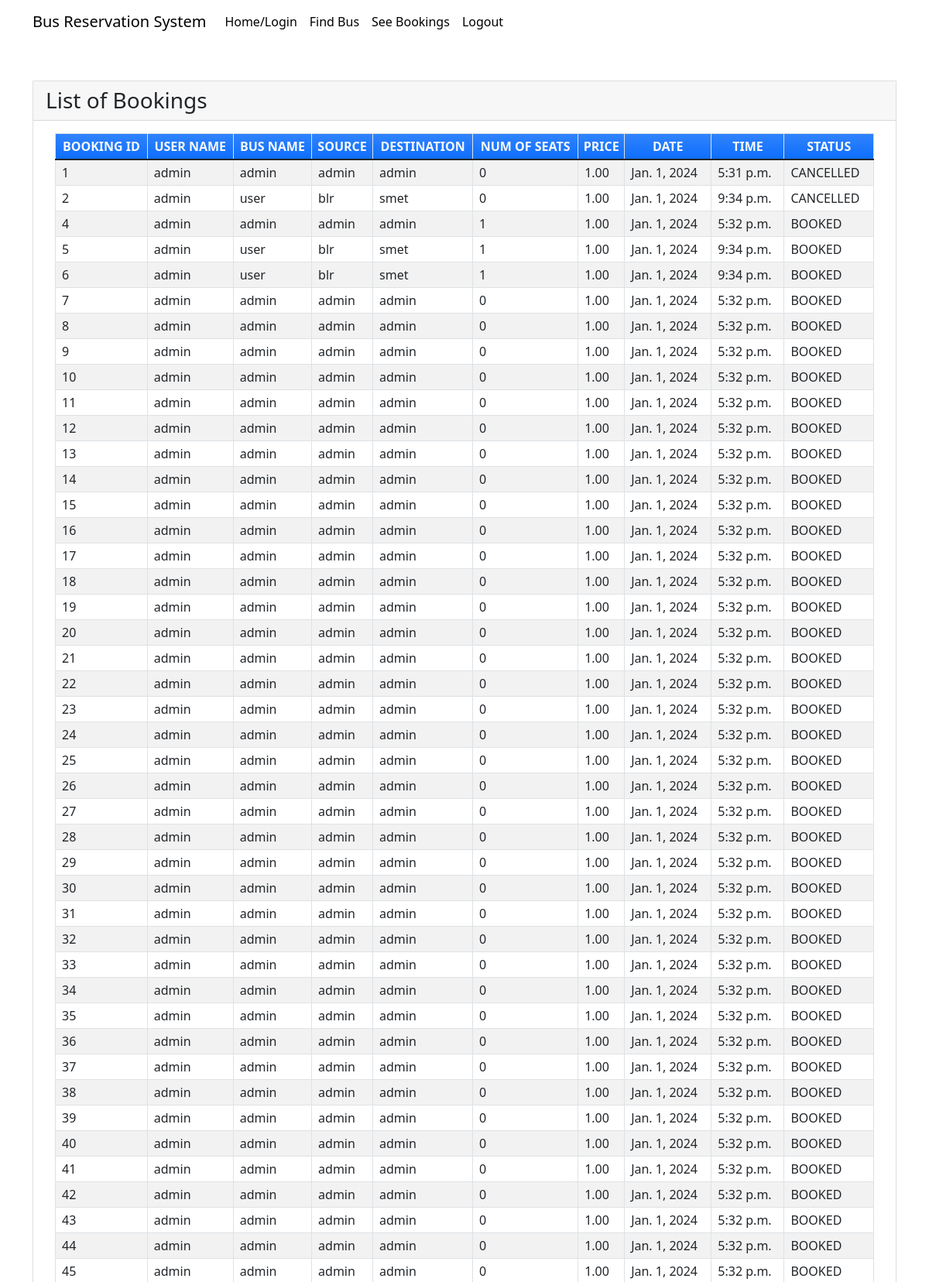
/seebookings (signed in, upper part), run on the app's committed database.
### myapp/models.py (models this page shows, shortened)
class Book(models.Model):
    BOOKED = 'B'
    CANCELLED = 'C'
    TICKET_STATUSES = ((BOOKED, 'Booked'),
                       (CANCELLED, 'Cancelled'),)
    email = models.EmailField()
    name = models.CharField(max_length=30)
    userid =models.DecimalField(decimal_places=0, max_digits=2)
    busid=models.DecimalField(decimal_places=0, max_digits=2)
    bus_name = models.CharField(max_length=30)
    source = models.CharField(max_length=30)
    dest = models.CharField(max_length=30)
    nos = models.DecimalField(decimal_places=0, max_digits=2)
    price = models.DecimalField(decimal_places=2, max_digits=6)
    date = models.DateField()
    time = models.TimeField()
    status = models.CharField(choices=TICKET_STATUSES, default=BOOKED, max_length=2)
    class Meta:
        verbose_name_plural = "List of Books"

### myapp/views.py (the view)
# urls.py: path('seebookings', views.seebookings, name="seebookings"),
@login_required(login_url='signin')
def seebookings(request,new={}):
    context = {}
    id_r = request.user.id
    book_list = Book.objects.filter(userid=id_r)
    if book_list:
        return render(request, 'myapp/booklist.html', locals())
    else:
        context["error"] = "Sorry no buses booked"
        return render(request, 'myapp/findbus.html', context)

### myapp/templates/myapp/booklist.html (shortened to what this page needs)
{% extends 'myapp/base.html' %} {% block content %}
<div class="container my-5">
    <div class="card rounded-0">
        <div class="card-header">
            <div class="card-title h3 mb-0">List of Bookings</div>
        </div>
        <div class="card-body">
            <div class="container-fluid">
                <table class="table table-bordered table-striped">
                    <thead>
                        <tr class="bg-gradient bg-primary text-light">
                            <th class="p-1 text-center">BOOKING ID</th>
                            <th class="p-1 text-center">USER NAME</th>
                            <th class="p-1 text-center">BUS NAME</th>
                            <th class="p-1 text-center">SOURCE</th>
                            <th class="p-1 text-center">DESTINATION</th>
                            <th class="p-1 text-center">NUM OF SEATS</th>
                            <th class="p-1 text-center">PRICE</th>
                            <th class="p-1 text-center">DATE</th>
                            <th class="p-1 text-center">TIME</th>
                            <th class="p-1 text-center">STATUS</th>
                        </tr>
                    </thead>
                    {% for row in book_list %}
                    <tr>
                        <td class="px-2 py-1 align-middle">{{row.id}}</td>
                        <td class="px-2 py-1 align-middle">{{row.name}}</td>
                        <td class="px-2 py-1 align-middle">{{row.bus_name}}</td>
                        <td class="px-2 py-1 align-middle">{{row.source}}</td>
                        <td class="px-2 py-1 align-middle">{{row.dest}}</td>
                        <td class="px-2 py-1 align-middle">{{row.nos}}</td>
                        <td class="px-2 py-1 align-middle">{{row.price}}</td>
                        <td class="px-2 py-1 align-middle">{{row.date}}</td>
                        <td class="px-2 py-1 align-middle">{{row.time}}</td>
                        <td class="px-2 py-1 align-middle">{{row.status}}</td>
                    </tr>
                    {% endfor %}
                </table>
            </div>
        </div>
    </div>
</div>
{% endblock %}

### myapp/templates/myapp/base.html (shortened to what this page needs)
<!doctype html>
<html lang="en">
<head>
    <link rel="stylesheet" href="https://cdn.jsdelivr.net/npm/bootstrap@5.1.3/dist/css/bootstrap.min.css">
</head>
<body>
<nav class="navbar navbar-expand-lg navbar-light bg-transparent bg-dark">
    <div class="container">
            <a class="navbar-brand" href="#" style="color: black;">Bus Reservation System</a>
        <div class="collapse navbar-collapse" id="navbarNavAltMarkup">
            <div class="navbar-nav" >
                <a class="nav-item nav-link active" href="{% url 'home' %}" style="color: black;">Home/Login</a>
                <a class="nav-item nav-link" href="{% url 'findbus' %}" style="color: black;">Find Bus</a>
                <a class="nav-item nav-link" href="{% url 'seebookings' %}" style="color: black;">See Bookings</a>
                {% if request.user.is_active %}
                <a class="nav-item nav-link " href="{% url 'signout' %}" style="color: black;">Logout</a>
                {% else %}
                <a class="nav-item nav-link " href="{% url 'signup' %}" style="color: black;">Registration</a>
                {% endif %}
            </div>
        </div>
    </div>
</nav>
{% block content %}
{% endblock %}
</body>
</html>

### myapp/templates/myapp/base.html (style rules this page uses)
body { background-image: url(https://assets.volvo.com/is/image/VolvoInformationTechnologyAB/blue-bus?qlt=82&wid=1024&ts=1660212095501&dpr=off&fit=constrain); background-repeat: no-repeat; background-size: cover; }

### data on the page
Book: id "1", name "admin", bus_name "admin", source "admin", dest "admin", nos "0", price "1.00", date "Jan. 1, 2024", time "5:31 p.m.", status "CANCELLED"
Book: id "2", name "admin", bus_name "user", source "blr", dest "smet", nos "0", price "1.00", date "Jan. 1, 2024", time "9:34 p.m.", status "CANCELLED"
Book: id "4", name "admin", bus_name "admin", source "admin", dest "admin", nos "1", price "1.00", date "Jan. 1, 2024", time "5:32 p.m.", status "BOOKED"
Book: id "5", name "admin", bus_name "user", source "blr", dest "smet", nos "1", price "1.00", date "Jan. 1, 2024", time "9:34 p.m.", status "BOOKED"
Book: id "6", name "admin", bus_name "user", source "blr", dest "smet", nos "1", price "1.00", date "Jan. 1, 2024", time "9:34 p.m.", status "BOOKED"
Book: id "7", name "admin", bus_name "admin", source "admin", dest "admin", nos "0", price "1.00", date "Jan. 1, 2024", time "5:32 p.m.", status "BOOKED"
Book: id "8", name "admin", bus_name "admin", source "admin", dest "admin", nos "0", price "1.00", date "Jan. 1, 2024", time "5:32 p.m.", status "BOOKED"
Book: id "9", name "admin", bus_name "admin", source "admin", dest "admin", nos "0", price "1.00", date "Jan. 1, 2024", time "5:32 p.m.", status "BOOKED"
Book: id "10", name "admin", bus_name "admin", source "admin", dest "admin", nos "0", price "1.00", date "Jan. 1, 2024", time "5:32 p.m.", status "BOOKED"
Book: id "11", name "admin", bus_name "admin", source "admin", dest "admin", nos "0", price "1.00", date "Jan. 1, 2024", time "5:32 p.m.", status "BOOKED"
Book: id "12", name "admin", bus_name "admin", source "admin", dest "admin", nos "0", price "1.00", date "Jan. 1, 2024", time "5:32 p.m.", status "BOOKED"
Book: id "13", name "admin", bus_name "admin", source "admin", dest "admin", nos "0", price "1.00", date "Jan. 1, 2024", time "5:32 p.m.", status "BOOKED"
Book: id "14", name "admin", bus_name "admin", source "admin", dest "admin", nos "0", price "1.00", date "Jan. 1, 2024", time "5:32 p.m.", status "BOOKED"
Book: id "15", name "admin", bus_name "admin", source "admin", dest "admin", nos "0", price "1.00", date "Jan. 1, 2024", time "5:32 p.m.", status "BOOKED"
Book: id "16", name "admin", bus_name "admin", source "admin", dest "admin", nos "0", price "1.00", date "Jan. 1, 2024", time "5:32 p.m.", status "BOOKED"
Book: id "17", name "admin", bus_name "admin", source "admin", dest "admin", nos "0", price "1.00", date "Jan. 1, 2024", time "5:32 p.m.", status "BOOKED"
Book: id "18", name "admin", bus_name "admin", source "admin", dest "admin", nos "0", price "1.00", date "Jan. 1, 2024", time "5:32 p.m.", status "BOOKED"
Book: id "19", name "admin", bus_name "admin", source "admin", dest "admin", nos "0", price "1.00", date "Jan. 1, 2024", time "5:32 p.m.", status "BOOKED"
Book: id "20", name "admin", bus_name "admin", source "admin", dest "admin", nos "0", price "1.00", date "Jan. 1, 2024", time "5:32 p.m.", status "BOOKED"
Book: id "21", name "admin", bus_name "admin", source "admin", dest "admin", nos "0", price "1.00", date "Jan. 1, 2024", time "5:32 p.m.", status "BOOKED"
Book: id "22", name "admin", bus_name "admin", source "admin", dest "admin", nos "0", price "1.00", date "Jan. 1, 2024", time "5:32 p.m.", status "BOOKED"
Book: id "23", name "admin", bus_name "admin", source "admin", dest "admin", nos "0", price "1.00", date "Jan. 1, 2024", time "5:32 p.m.", status "BOOKED"
Book: id "24", name "admin", bus_name "admin", source "admin", dest "admin", nos "0", price "1.00", date "Jan. 1, 2024", time "5:32 p.m.", status "BOOKED"
Book: id "25", name "admin", bus_name "admin", source "admin", dest "admin", nos "0", price "1.00", date "Jan. 1, 2024", time "5:32 p.m.", status "BOOKED"
Book: id "26", name "admin", bus_name "admin", source "admin", dest "admin", nos "0", price "1.00", date "Jan. 1, 2024", time "5:32 p.m.", status "BOOKED"
Book: id "27", name "admin", bus_name "admin", source "admin", dest "admin", nos "0", price "1.00", date "Jan. 1, 2024", time "5:32 p.m.", status "BOOKED"
Book: id "28", name "admin", bus_name "admin", source "admin", dest "admin", nos "0", price "1.00", date "Jan. 1, 2024", time "5:32 p.m.", status "BOOKED"
Book: id "29", name "admin", bus_name "admin", source "admin", dest "admin", nos "0", price "1.00", date "Jan. 1, 2024", time "5:32 p.m.", status "BOOKED"
Book: id "30", name "admin", bus_name "admin", source "admin", dest "admin", nos "0", price "1.00", date "Jan. 1, 2024", time "5:32 p.m.", status "BOOKED"
Book: id "31", name "admin", bus_name "admin", source "admin", dest "admin", nos "0", price "1.00", date "Jan. 1, 2024", time "5:32 p.m.", status "BOOKED"
Book: id "32", name "admin", bus_name "admin", source "admin", dest "admin", nos "0", price "1.00", date "Jan. 1, 2024", time "5:32 p.m.", status "BOOKED"
Book: id "33", name "admin", bus_name "admin", source "admin", dest "admin", nos "0", price "1.00", date "Jan. 1, 2024", time "5:32 p.m.", status "BOOKED"
Book: id "34", name "admin", bus_name "admin", source "admin", dest "admin", nos "0", price "1.00", date "Jan. 1, 2024", time "5:32 p.m.", status "BOOKED"
Book: id "35", name "admin", bus_name "admin", source "admin", dest "admin", nos "0", price "1.00", date "Jan. 1, 2024", time "5:32 p.m.", status "BOOKED"
Book: id "36", name "admin", bus_name "admin", source "admin", dest "admin", nos "0", price "1.00", date "Jan. 1, 2024", time "5:32 p.m.", status "BOOKED"
Book: id "37", name "admin", bus_name "admin", source "admin", dest "admin", nos "0", price "1.00", date "Jan. 1, 2024", time "5:32 p.m.", status "BOOKED"
Book: id "38", name "admin", bus_name "admin", source "admin", dest "admin", nos "0", price "1.00", date "Jan. 1, 2024", time "5:32 p.m.", status "BOOKED"
Book: id "39", name "admin", bus_name "admin", source "admin", dest "admin", nos "0", price "1.00", date "Jan. 1, 2024", time "5:32 p.m.", status "BOOKED"
Book: id "40", name "admin", bus_name "admin", source "admin", dest "admin", nos "0", price "1.00", date "Jan. 1, 2024", time "5:32 p.m.", status "BOOKED"
Book: id "41", name "admin", bus_name "admin", source "admin", dest "admin", nos "0", price "1.00", date "Jan. 1, 2024", time "5:32 p.m.", status "BOOKED"
Book: id "42", name "admin", bus_name "admin", source "admin", dest "admin", nos "0", price "1.00", date "Jan. 1, 2024", time "5:32 p.m.", status "BOOKED"
Book: id "43", name "admin", bus_name "admin", source "admin", dest "admin", nos "0", price "1.00", date "Jan. 1, 2024", time "5:32 p.m.", status "BOOKED"
Book: id "44", name "admin", bus_name "admin", source "admin", dest "admin", nos "0", price "1.00", date "Jan. 1, 2024", time "5:32 p.m.", status "BOOKED"
Book: id "45", name "admin", bus_name "admin", source "admin", dest "admin", nos "0", price "1.00", date "Jan. 1, 2024", time "5:32 p.m.", status "BOOKED"
